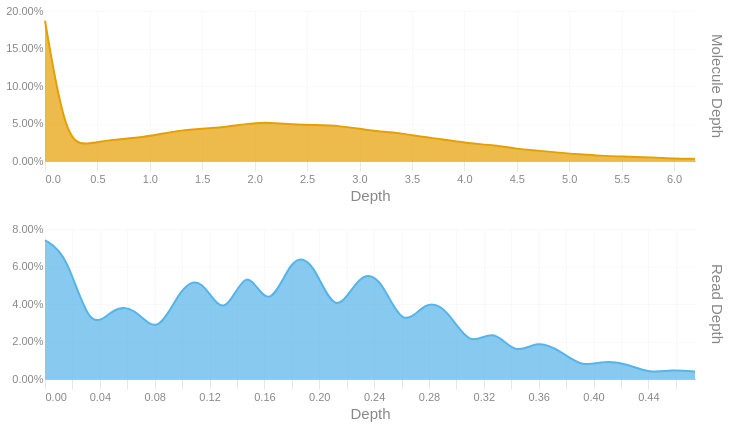

Write notebook code for a chart like this one.
### Code cell
readdep = depth_hist(tb['Read Depth'], q99, 3)
readdep = readdep.with_columns(pl.lit('Read Depth').alias('Metric'))
if not SKIPLR:
    moldep = depth_hist(tb['Molecule Depth'], mol_q99, 1)
    moldep = moldep.with_columns(pl.lit('Molecule Depth').alias('Metric'))
    _hist = pl.concat([readdep, moldep])
    _hist = _hist.filter(pl.col('Proportion') != 0)
    with SafeRender(_hist):
        (
            alt.Chart(_hist)        
            .mark_area(interpolate = "basis")
            .encode(
                x=alt.X('Bin:Q').scale(domainMin=0).axis(alt.Axis(title='Depth')),
                y = alt.Y('Proportion:Q', title = None).axis(format = '.2%'),
                color = alt.Color('Metric:N').legend(None),
                row = alt.Row("Metric:N").header(title = None, labelOrient = 'right'),
                tooltip = [
                    alt.Tooltip("Metric:N", title = "Metric"),
                    alt.Tooltip('Interval:N', title = "Depth Interval"),
                    alt.Tooltip('Proportion:Q', title = "% Alignments").format('.2%')
                ]
            )
            .resolve_scale(x='independent', y='independent')
            .properties(
                height = 150, width = 650,
                usermeta={'embedOptions': {'downloadFileName': f'{samplename}.depth.hist'}}
            )
        ).display()
else:
    readdep = readdep.filter(pl.col('Proportion') != 0)
    with SafeRender(readdep):
        (
            alt.Chart(readdep)        
            .mark_area(interpolate = "basis")
            .encode(
                x=alt.X('Bin:Q').scale(domainMin=0).axis(alt.Axis(title='Depth')),
                y = alt.Y('Proportion:Q', title = None).axis(format = '.2%'),
                tooltip = [
                    alt.Tooltip('Interval:N', title = "Depth Interval"),
                    alt.Tooltip('Proportion:Q', title = "% Alignments").format('.2%')
                ]
            )
            .properties(
                usermeta={'embedOptions': {'downloadFileName': f'{samplename}.depth.hist'}}
            )
        ).display()

### Figure 1 — Vega-Lite specification as saved in the notebook (floating-point values rounded to 4 significant figures)
{"width": 650, "height": 150, "config": {"title": {"anchor": "start", "dy": -15, "fontSize": 18, "color": "#888888", "subtitleColor": "#888888", "subtitleFontSize": 14}, "arc": {"fill": "#0072B2"}, "axis": {"domainColor": "#888888", "domainWidth": 0.5, "gridWidth": 0.2, "grid": false, "titleFontWeight": 400, "titleFontSize": 15, "labelFontSize": 11, "labelColor": "#888888", "tickColor": "#888888", "tickWidth": 0.2, "titleColor": "#888888"}, "axisBand": {"grid": false}, "axisX": {"grid": true, "tickSize": 10, "domainCap": "round"}, "axisY": {"domain": false, "grid": true, "tickSize": 0, "domainCap": "round"}, "background": "transparent", "header": {"labelFontSize": 15, "labelColor": "#888888", "titleFontSize": 15, "titleFontWeight": 600, "titleColor": "#888888"}, "legend": {"labelFont": "sans-serif", "labelFontSize": 12, "labelColor": "#888888", "symbolSize": 100, "symbolType": "circle", "titleFontSize": 12, "titlePadding": 10, "titleColor": "#888888", "title": null}, "range": {"category": ["#E69F00", "#56B4E9", "#009E73", "#F0E442", "#0072B2", "#D55E00", "#CC79A7", "#000000"], "diverging": ["#cfe8f3", "#a2d4ec", "#73bfe2", "#46abdb", "#1696d2", "#12719e"]}, "area": {"fill": "#0072B2", "fillOpacity": 0.7, "line": true, "strokeOpacity": 0.7}, "line": {"color": "#0072B2", "stroke": "#0072B2", "strokeWidth": 2}, "trail": {"color": "#0072B2", "stroke": "#0072B2", "strokeWidth": 0, "size": 1}, "point": {"filled": true, "fillOpacity": 1.0, "size": 95}, "text": {"color": "#888888", "fontSize": 11, "align": "right", "fontWeight": 400, "size": 11}, "bar": {"fill": "#0072B2", "stroke": null}, "view": {"stroke": null, "continuousWidth": 660, "continuousHeight": 400}}, "data": {"name": "data-3c7f17f933a83fb902d6296f31aa4bf2"}, "mark": {"type": "area", "interpolate": "basis"}, "encoding": {"color": {"field": "Metric", "legend": null, "type": "nominal"}, "row": {"field": "Metric", "header": {"title": null, "labelOrient": "right"}, "type": "nominal"}, "tooltip": [{"field": "Metric", "title": "Metric", "type": "nominal"}, {"field": "Interval", "title": "Depth Interval", "type": "nominal"}, {"field": "Proportion", "format": ".2%", "title": "% Alignments", "type": "quantitative"}], "x": {"axis": {"title": "Depth"}, "field": "Bin", "scale": {"domainMin": 0}, "type": "quantitative"}, "y": {"axis": {"format": ".2%"}, "field": "Proportion", "title": null, "type": "quantitative"}}, "resolve": {"scale": {"x": "independent", "y": "independent"}}, "usermeta": {"embedOptions": {"downloadFileName": "TF26LRJL0085_50B_L_10484332_23Y22YLT4_L7.depth.hist"}}, "$schema": "https://vega.github.io/schema/vega-lite/v6.4.1.json", "datasets": {"data-3c7f17f933a83fb902d6296f31aa4bf2": [{"Bin": 0.0, "Interval": "0.0-0.016", "Proportion": 0.074, "Metric": "Read Depth"}, {"Bin": 0.016, "Interval": "0.016-0.033", "Proportion": 0.067, "Metric": "Read Depth"}, {"Bin": 0.033, "Interval": "0.033-0.049", "Proportion": 0.024, "Metric": "Read Depth"}, {"Bin": 0.049, "Interval": "0.049-0.065", "Proportion": 0.038, "Metric": "Read Depth"}, {"Bin": 0.065, "Interval": "0.065-0.082", "Proportion": 0.039, "Metric": "Read Depth"}, {"Bin": 0.082, "Interval": "0.082-0.098", "Proportion": 0.022, "Metric": "Read Depth"}, {"Bin": 0.098, "Interval": "0.098-0.114", "Proportion": 0.048, "Metric": "Read Depth"}, {"Bin": 0.114, "Interval": "0.114-0.131", "Proportion": 0.056, "Metric": "Read Depth"}, {"Bin": 0.131, "Interval": "0.131-0.147", "Proportion": 0.029, "Metric": "Read Depth"}, {"Bin": 0.147, "Interval": "0.147-0.163", "Proportion": 0.064, "Metric": "Read Depth"}, {"Bin": 0.163, "Interval": "0.163-0.18", "Proportion": 0.033, "Metric": "Read Depth"}, {"Bin": 0.18, "Interval": "0.18-0.196", "Proportion": 0.067, "Metric": "Read Depth"}, {"Bin": 0.196, "Interval": "0.196-0.212", "Proportion": 0.063, "Metric": "Read Depth"}, {"Bin": 0.212, "Interval": "0.212-0.229", "Proportion": 0.031, "Metric": "Read Depth"}, {"Bin": 0.229, "Interval": "0.229-0.245", "Proportion": 0.057, "Metric": "Read Depth"}, {"Bin": 0.245, "Interval": "0.245-0.261", "Proportion": 0.055, "Metric": "Read Depth"}, {"Bin": 0.261, "Interval": "0.261-0.278", "Proportion": 0.025, "Metric": "Read Depth"}, {"Bin": 0.278, "Interval": "0.278-0.294", "Proportion": 0.043, "Metric": "Read Depth"}, {"Bin": 0.294, "Interval": "0.294-0.31", "Proportion": 0.037, "Metric": "Read Depth"}, {"Bin": 0.31, "Interval": "0.31-0.327", "Proportion": 0.016, "Metric": "Read Depth"}, {"Bin": 0.327, "Interval": "0.327-0.343", "Proportion": 0.028, "Metric": "Read Depth"}, {"Bin": 0.343, "Interval": "0.343-0.359", "Proportion": 0.012, "Metric": "Read Depth"}, {"Bin": 0.359, "Interval": "0.359-0.376", "Proportion": 0.021, "Metric": "Read Depth"}, {"Bin": 0.376, "Interval": "0.376-0.392", "Proportion": 0.015, "Metric": "Read Depth"}, {"Bin": 0.392, "Interval": "0.392-0.408", "Proportion": 0.006, "Metric": "Read Depth"}, {"Bin": 0.408, "Interval": "0.408-0.425", "Proportion": 0.01, "Metric": "Read Depth"}, {"Bin": 0.425, "Interval": "0.425-0.441", "Proportion": 0.008, "Metric": "Read Depth"}, {"Bin": 0.441, "Interval": "0.441-0.457", "Proportion": 0.003, "Metric": "Read Depth"}, {"Bin": 0.457, "Interval": "0.457-0.474", "Proportion": 0.005, "Metric": "Read Depth"}, {"Bin": 0.474, "Interval": "0.474-0.49", "Proportion": 0.004, "Metric": "Read Depth"}, {"Bin": 0.0, "Interval": "0.0-0.2", "Proportion": 0.187, "Metric": "Molecule Depth"}, {"Bin": 0.2, "Interval": "0.2-0.4", "Proportion": 0.024, "Metric": "Molecule Depth"}, {"Bin": 0.4, "Interval": "0.4-0.6", "Proportion": 0.022, "Metric": "Molecule Depth"}, {"Bin": 0.6, "Interval": "0.6-0.9", "Proportion": 0.028, "Metric": "Molecule Depth"}, {"Bin": 0.9, "Interval": "0.9-1.1", "Proportion": 0.031, "Metric": "Molecule Depth"}, {"Bin": 1.1, "Interval": "1.1-1.3", "Proportion": 0.036, "Metric": "Molecule Depth"}, {"Bin": 1.3, "Interval": "1.3-1.5", "Proportion": 0.041, "Metric": "Molecule Depth"}, {"Bin": 1.5, "Interval": "1.5-1.7", "Proportion": 0.043, "Metric": "Molecule Depth"}, {"Bin": 1.7, "Interval": "1.7-1.9", "Proportion": 0.045, "Metric": "Molecule Depth"}, {"Bin": 1.9, "Interval": "1.9-2.1", "Proportion": 0.049, "Metric": "Molecule Depth"}, {"Bin": 2.1, "Interval": "2.1-2.3", "Proportion": 0.052, "Metric": "Molecule Depth"}, {"Bin": 2.3, "Interval": "2.3-2.6", "Proportion": 0.049, "Metric": "Molecule Depth"}, {"Bin": 2.6, "Interval": "2.6-2.8", "Proportion": 0.048, "Metric": "Molecule Depth"}, {"Bin": 2.8, "Interval": "2.8-3.0", "Proportion": 0.047, "Metric": "Molecule Depth"}, {"Bin": 3.0, "Interval": "3.0-3.2", "Proportion": 0.043, "Metric": "Molecule Depth"}, {"Bin": 3.2, "Interval": "3.2-3.4", "Proportion": 0.039, "Metric": "Molecule Depth"}, {"Bin": 3.4, "Interval": "3.4-3.6", "Proportion": 0.037, "Metric": "Molecule Depth"}, {"Bin": 3.6, "Interval": "3.6-3.8", "Proportion": 0.032, "Metric": "Molecule Depth"}, {"Bin": 3.8, "Interval": "3.8-4.0", "Proportion": 0.029, "Metric": "Molecule Depth"}, {"Bin": 4.0, "Interval": "4.0-4.3", "Proportion": 0.024, "Metric": "Molecule Depth"}, {"Bin": 4.3, "Interval": "4.3-4.5", "Proportion": 0.021, "Metric": "Molecule Depth"}, {"Bin": 4.5, "Interval": "4.5-4.7", "Proportion": 0.016, "Metric": "Molecule Depth"}, {"Bin": 4.7, "Interval": "4.7-4.9", "Proportion": 0.014, "Metric": "Molecule Depth"}, {"Bin": 4.9, "Interval": "4.9-5.1", "Proportion": 0.011, "Metric": "Molecule Depth"}, {"Bin": 5.1, "Interval": "5.1-5.3", "Proportion": 0.009, "Metric": "Molecule Depth"}, {"Bin": 5.3, "Interval": "5.3-5.5", "Proportion": 0.007, "Metric": "Molecule Depth"}, {"Bin": 5.5, "Interval": "5.5-5.8", "Proportion": 0.006, "Metric": "Molecule Depth"}, {"Bin": 5.8, "Interval": "5.8-6.0", "Proportion": 0.005, "Metric": "Molecule Depth"}, {"Bin": 6.0, "Interval": "6.0-6.2", "Proportion": 0.003, "Metric": "Molecule Depth"}, {"Bin": 6.2, "Interval": "6.2-6.39", "Proportion": 0.003, "Metric": "Molecule Depth"}]}}
